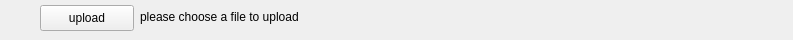
<?xml version="1.0" encoding="UTF-8"?>
<ui version="4.0">
 <class>StorageBar</class>
 <widget class="QWidget" name="StorageBar">
  <property name="geometry">
   <rect>
    <x>0</x>
    <y>0</y>
    <width>793</width>
    <height>40</height>
   </rect>
  </property>
  <property name="windowTitle">
   <string>Form</string>
  </property>
  <widget class="QLabel" name="label">
   <property name="geometry">
    <rect>
     <x>140</x>
     <y>7</y>
     <width>201</width>
     <height>20</height>
    </rect>
   </property>
   <property name="text">
    <string>please choose a file to upload</string>
   </property>
  </widget>
  <widget class="QToolButton" name="toolButton">
   <property name="geometry">
    <rect>
     <x>40</x>
     <y>5</y>
     <width>94</width>
     <height>26</height>
    </rect>
   </property>
   <property name="text">
    <string>upload</string>
   </property>
  </widget>
 </widget>
 <resources/>
 <connections/>
</ui>
